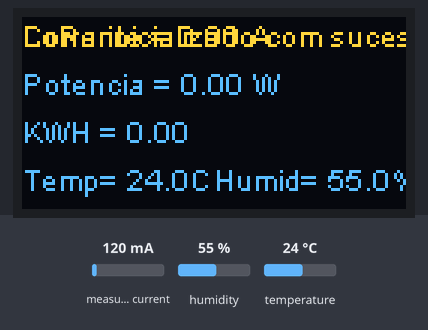
Bench run of a sketch on a simulated ESP32. Parts: 128×64 one-colour display. Inputs (shaded band) come from the test bench; at power-on: measured current 120 mA, humidity 55 %, temperature 24 °C. The OLED is the two-colour kind (top 16 rows yellow); random numbers use the default seed unless the sketch sets one; no radio packets arrive unless stated; what the sketch prints to the serial monitor is not drawn.

Above: at 5.7 s.
5.8 s: measured current set to 500 mA
At 10.0 s:
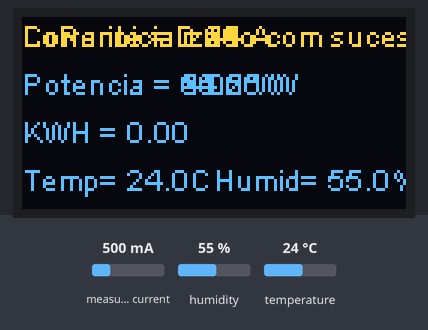
10.1 s: humidity set to 22 %
At 12.8 s:
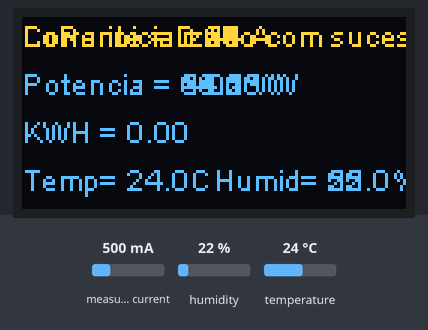
18.3 s: temperature set to 12 °C
At 19.3 s:
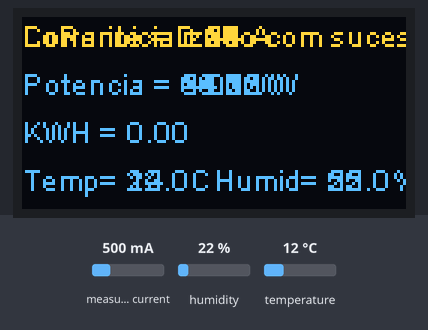
22.6 s: measured current set to 1000 mA
At 27.0 s:
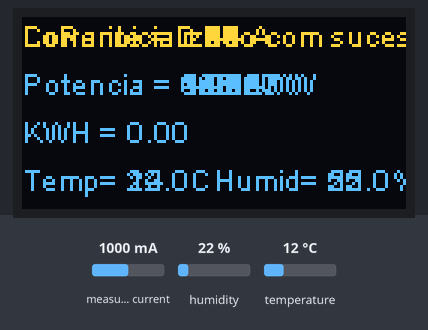
29.2 s: humidity set to 40 %
At 34.0 s:
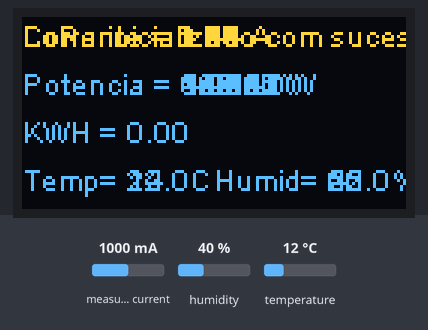
Timing chart, 0 to 35.2 s (numbered marks = the images above; inputs shaded):
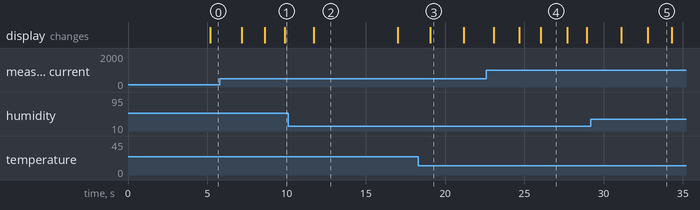

Measured:
- after the input at 5.8 s, the display: first changes after 1.4 s (image 1 shows a later state)

The sketch:

Teste_temperatura_AR.ino
```cpp
#include <SPI.h>
#include <LoRa.h>
#include "DHT.h"
#include <Wire.h>
#include "SSD1306.h"
#include "EmonLib.h"

#define BAND    915E6  //Define a frequencia do LoRa 868E6,915E6
#define PABOOST true

String S_localAddress = "0x01"; // Endereço deste dispositivo
byte localAddress = 0xBB;       // Endereço deste dispositivo
byte destination = 0xFD;        // Endereço do dispositivo enviado
int rede = 124;
long ultimoenvio = 0;           // tempo do ultimo envio
int intervalo = 5000;           // tempo para ele começar fazer as medições(5 segundos) .
int trava = 1;
int ultimaleitura;
double corrente;
double potencia;
double KWH;

DHT dht(2, DHT22);
EnergyMonitor emon1;
SSD1306  display(0x3c, 4, 15, 16);
void setup(){
Serial.begin(115200);                   // Inicializa o Monitor Serial
while (!Serial);
dht.begin();                            // Inicializa o sensor DHT
emon1.current(34, 15);                  // Inicializa o sensor de SCT-013
Serial.println("LoRa IFMT");
SPI.begin(5,19,27,18);
LoRa.setPins(18 ,14,26);                // Inicializa o LoRa
display.init();                         // Inicializa o OLED
display.flipScreenVertically();
display.setFont(ArialMT_Plain_10);
if (!LoRa.begin(BAND,PABOOST)){             // Coloca a frequencia do LoRa como 915 MHz
  Serial.println("LoRa nao incializado");
  display.drawString(0, 0, "LoRa nao inicializado");
  display.display();
  while (true);             //Função para caso aja falha em inciar o LoRa
  }

Serial.println("LoRa inicializado com sucesso!");
display.drawString(0, 0, "LoRa inicializado com sucesso!");
display.display();
delay(1000);
}

void loop(){
if (millis() - ultimoenvio > intervalo){   //Ele sempre tentara enviar o codigo de 1 em 1 segundo
  float t = dht.readTemperature();           // Le a Temperatura
  Serial.print("Temperatura = ");
  Serial.println(t);
  float h = dht.readHumidity();              //Le a Humidade
  Serial.print("Humidade = ");
  Serial.println(h);
  double Irms = emon1.calcIrms(1480);       //Le a corrente
  if(Irms >= 0 and Irms <=0.2){             //O sensor nao consegue se manter 0 quando não esta passando corrente entao anulamos o valor que ele lê
    Irms = 0;
    trava = 1;
  Serial.println(Irms);
  }else{
    corrente = (Irms + corrente)/2;
    potencia = rede * corrente;
    if(trava = 1){
      int startmillis=millis();
      ultimaleitura = startmillis;
      trava = 0;
      }
    KWH = potencia * (((millis() - ultimaleitura)/1000)/3600)/1000;
    }
  Serial.print("Corrente : ");
  Serial .println(Irms); // Irms
  ultimoenvio = millis();
  intervalo = random(1000) + 1000;
  display.drawString(0, 0, "Corrente = "+String(corrente)+" A");
  display.drawString(0, 16, "Potencia = "+String(potencia)+" W" );
  display.drawString(0, 32, "KWH = "+String(KWH, 2));
  display.drawString(0, 48, "Temp= "+String(t,1)+"C");
  display.drawString(64, 48,"Humid= "+String(h,1)+"%");
  display.display();
  String info = S_localAddress+"x0x"+String(t)+"x0x"+String(h)+"x0x"+String(corrente)+"x0x"+String(potencia)+"x0x"+String(KWH, 2);
  sendMessage(info);//funçao para enviar os valores
  }
onReceive(LoRa.parsePacket());//Callback para receber informações via LoRa
}

void sendMessage(String mes)
{
  LoRa.beginPacket();                   // Abre o pacore
  LoRa.write(destination);              // Adiciona o endereco de destino
  LoRa.write(localAddress);             // Adiciona o endereco do remetente
  LoRa.write(mes.length());             // Tamanho da mensagem em bytes
  LoRa.print(mes);                      // Mensagem
  LoRa.endPacket();                     // Fecha o Pacote
}

void onReceive(int packetSize)
{
  if (packetSize == 0) return;          // caso o pacote nao exista ele sai da função
  // read packet header bytes:
  int recipient = LoRa.read();          // Endereço do destino
  byte sender = LoRa.read();            // Endereço do remetente
  int comando = LoRa.read();

  // caso a mensagem nao seja para esse dispositivo ele fecha o pacote
  if (recipient != localAddress) {
    Serial.println("Esta mensagem nao e para mim.");
    return;                             //
  }

  // Caso seja para esse dispositivo ele printa e faz o comando:
  Serial.println("Recebido de: 0x" + String(sender, HEX));
  Serial.println("Enviado para: 0x" + String(recipient, HEX));

}
```
